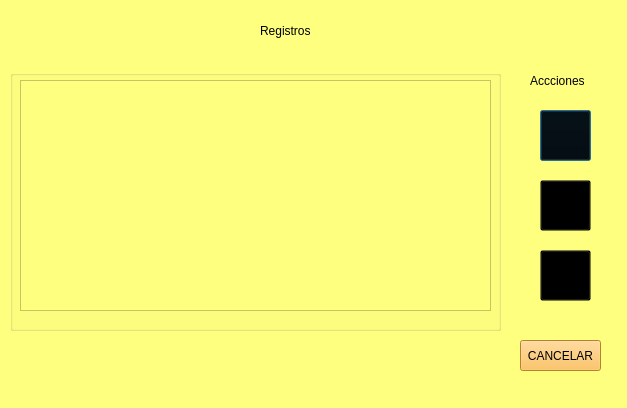
<?xml version="1.0" encoding="UTF-8"?>
<ui version="4.0">
 <class>Gui_Index_Registro</class>
 <widget class="QDialog" name="Gui_Index_Registro">
  <property name="geometry">
   <rect>
    <x>0</x>
    <y>0</y>
    <width>627</width>
    <height>408</height>
   </rect>
  </property>
  <property name="windowTitle">
   <string>Lista de Registros</string>
  </property>
  <property name="styleSheet">
   <string notr="true">background-color: rgb(255, 255, 127);</string>
  </property>
  <widget class="QPushButton" name="New_Registro_Button">
   <property name="geometry">
    <rect>
     <x>540</x>
     <y>110</y>
     <width>51</width>
     <height>51</height>
    </rect>
   </property>
   <property name="styleSheet">
    <string notr="true">#New_Registro_Button{
	background-color: transparent;
	border-image: url(:/imagenes/imagenes/agregar_unpressed.png);
}

#New_Registro_Button:pressed{
	background-color: transparent;
	border-image: url(:/imagenes/imagenes/agregar_pressed.png);
}</string>
   </property>
   <property name="text">
    <string/>
   </property>
  </widget>
  <widget class="QGroupBox" name="groupBox">
   <property name="geometry">
    <rect>
     <x>10</x>
     <y>70</y>
     <width>491</width>
     <height>261</height>
    </rect>
   </property>
   <property name="title">
    <string/>
   </property>
   <widget class="QTableWidget" name="tableListRegistros">
    <property name="geometry">
     <rect>
      <x>10</x>
      <y>10</y>
      <width>471</width>
      <height>231</height>
     </rect>
    </property>
   </widget>
  </widget>
  <widget class="QPushButton" name="Regresar_">
   <property name="geometry">
    <rect>
     <x>520</x>
     <y>340</y>
     <width>81</width>
     <height>31</height>
    </rect>
   </property>
   <property name="styleSheet">
    <string notr="true">font: 75 10pt &quot;Times New Roman&quot;;
background-color: rgb(255, 184, 62);</string>
   </property>
   <property name="text">
    <string>CANCELAR</string>
   </property>
  </widget>
  <widget class="QPushButton" name="edit_registros_button">
   <property name="geometry">
    <rect>
     <x>540</x>
     <y>180</y>
     <width>51</width>
     <height>51</height>
    </rect>
   </property>
   <property name="styleSheet">
    <string notr="true">#edit_registros_button{
	background-color: transparent;
	border-image: url(:/imagenes/imagenes/edit_unpressed.png);
}

#edit_registros_button:pressed{
	background-color: transparent;
	border-image: url(:/imagenes/imagenes/edit_pressed.png);
}</string>
   </property>
   <property name="text">
    <string/>
   </property>
  </widget>
  <widget class="QPushButton" name="delete_registros_button">
   <property name="geometry">
    <rect>
     <x>540</x>
     <y>250</y>
     <width>51</width>
     <height>51</height>
    </rect>
   </property>
   <property name="styleSheet">
    <string notr="true">#delete_registros_button{
	background-color: transparent;
	border-image: url(:/imagenes/imagenes/delete_unpressed.png);
}

#delete_registros_button:pressed{
	background-color: transparent;
	border-image: url(:/imagenes/imagenes/delete_pressed.png);
}</string>
   </property>
   <property name="text">
    <string/>
   </property>
  </widget>
  <widget class="QLabel" name="label_2">
   <property name="geometry">
    <rect>
     <x>530</x>
     <y>70</y>
     <width>81</width>
     <height>21</height>
    </rect>
   </property>
   <property name="styleSheet">
    <string notr="true">font: 75 14pt &quot;Times New Roman&quot;;</string>
   </property>
   <property name="text">
    <string>Accciones</string>
   </property>
  </widget>
  <widget class="QLabel" name="label_3">
   <property name="geometry">
    <rect>
     <x>260</x>
     <y>10</y>
     <width>151</width>
     <height>41</height>
    </rect>
   </property>
   <property name="styleSheet">
    <string notr="true">font: 75 28pt &quot;Times New Roman&quot;;</string>
   </property>
   <property name="text">
    <string>Registros</string>
   </property>
  </widget>
 </widget>
 <resources/>
 <connections/>
</ui>
